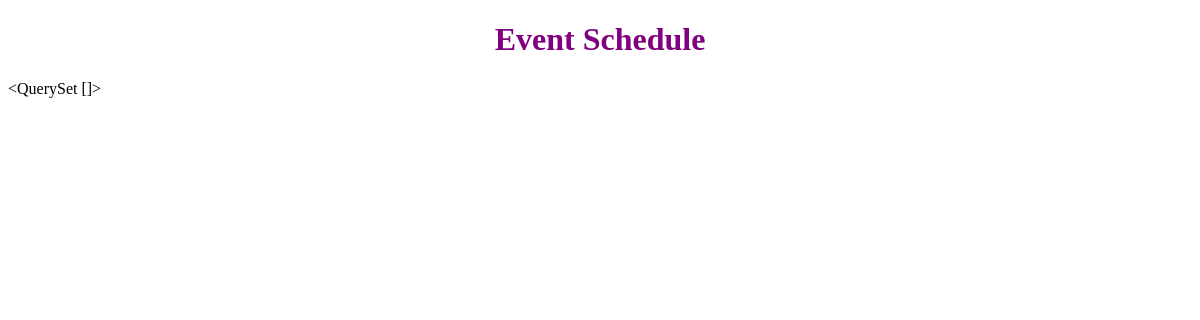
/calender/list/, run on an earlier commit of the app's database.
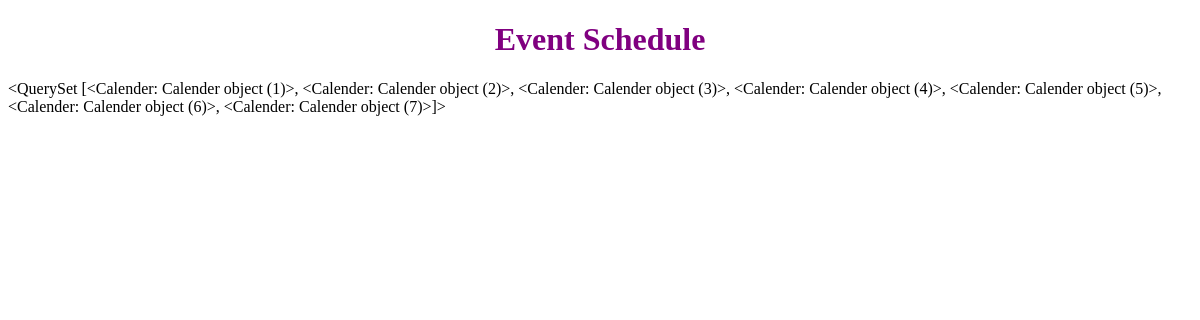
And on a later commit of the database.
### calender/models.py (models this page shows)
class Calender(models.Model):
    venue=models.CharField(max_length=20,null=True)
    event_id=models.CharField(max_length=20,null=True)
    event_name=models.CharField(max_length=20,null=True)
    event_duration=models.DurationField(null=True)
    event_planner=models.CharField(max_length=20,null=True)
    event_participants=models.TextField(null=True)
    start_time=models.DateTimeField(null=True)
    end_time=models.DateTimeField(null=True)

### calender/views.py (the view)
# urls.py: path("list/",calendar_list,name="calender_list"),
def calendar_list(request):
    calendar=Calender.objects.all()
    return render(request,"calendar_list.html",{"calendar":calendar})

### calender/templates/calendar_list.html (shortened to what this page needs)
<!DOCTYPE html>
<html lang="en">
<head>
</head>
<body>
    <h1 class="title">Event Schedule</h1>
{{ calendar }}
</body>
</html>

What changed in the data, as far as the page shows it:
added Calender: id "<QuerySet [<Calender: Calender object (1)>, <Calender: Calender object (2)>, <Calender: Calender object (3)>, <Calender: Calender object (4)>, <Calender: Calender object (5)>, <Calender: Calender object (6)>, <Calender: Calender object (7)>]>"
Also different on the page:
{{ calendar }}: "<QuerySet []>" → (not shown)
